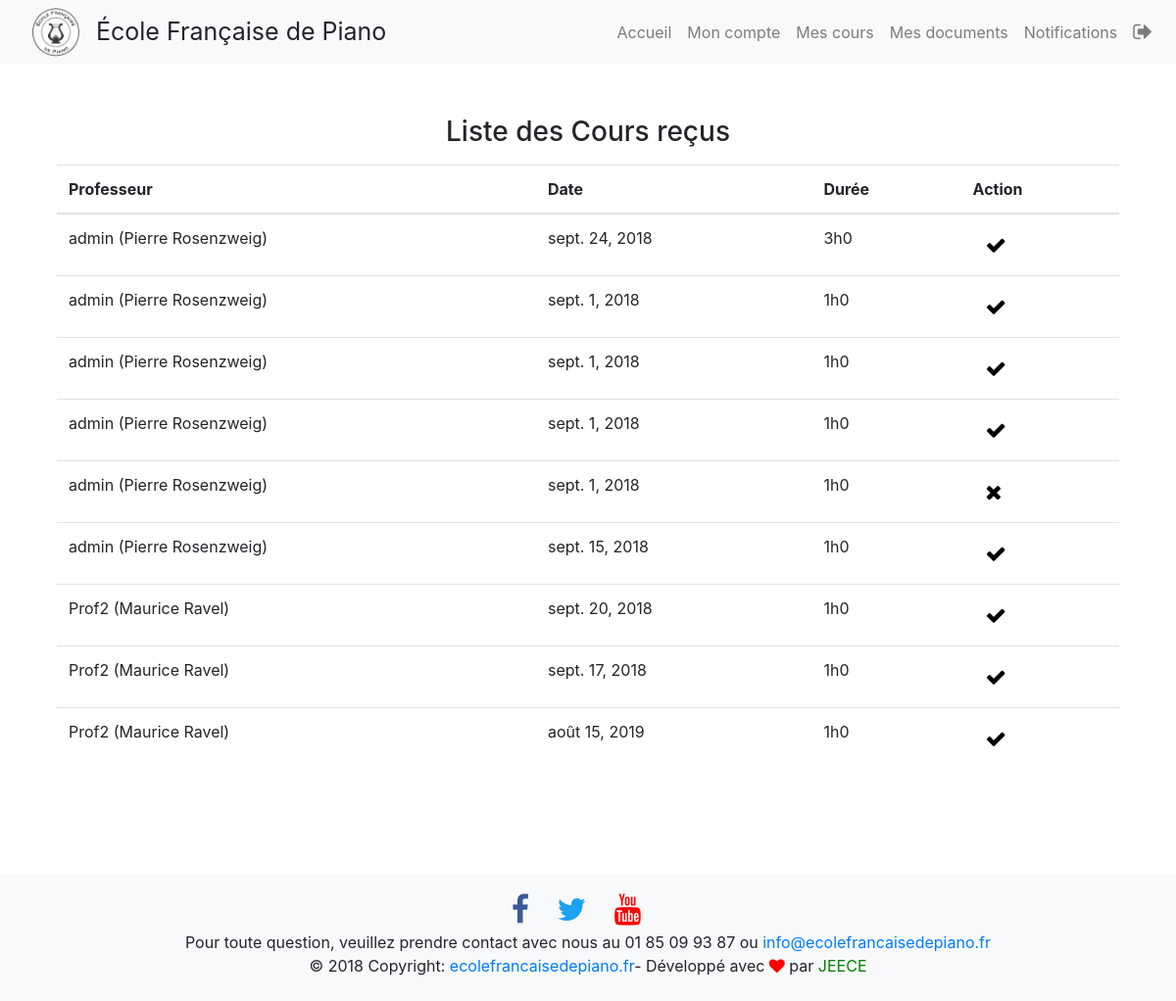
/intranet/cours_eleve (signed in), run on the app's committed database.
### intranet/models.py (models this page shows, shortened)
class Lesson(models.Model):
    relation = models.ForeignKey(Relation, on_delete=models.CASCADE)
    nb_h = models.SmallIntegerField(default=0, verbose_name="Heures")
    nb_m = models.SmallIntegerField(default=0, verbose_name="Minutes")
    date = models.DateField(default=timezone.now)
    mois = models.CharField(max_length=7)
    is_valid_t = models.BooleanField(default=False)
    is_valid_s = models.BooleanField(default=False)
    is_unvalid = models.BooleanField(default=False)
    class Meta:
        verbose_name_plural = "Leçons"

class Relation(models.Model):
    teacher = models.ForeignKey(User, related_name='teacher_in_relation_model', on_delete=models.CASCADE)
    student = models.ForeignKey(User, related_name='student_in_relation_model', on_delete=models.CASCADE)

### intranet/views.py (the view)
# urls.py: path('cours_eleve', views.cours_eleve, name='cours_eleve'),
@login_required
@user_passes_test(lambda u: u.userprofile.is_adherent)
@user_passes_test(lambda u: u.userprofile.is_adherent)
def cours_eleve(request):
    lessons_list = reversed(Lesson.objects.filter(relation__student=request.user, is_valid_t=True))
    return render(request, 'intranet/cours_eleve.html', locals())

### intranet/models.py (called while the page is built)
def get_full_name(self):
    return "%s (%s %s)" % (self.username, self.first_name, self.last_name)

### intranet/templates/intranet/cours_eleve.html (shortened to what this page needs)
{% extends 'intranet/base.html' %}
{% block nav_bar %}
{% include 'intranet/nav_bar.html' %}
{% endblock nav_bar %}
{% load intranet_extras %}
{% block content %}
 <div class="container container_extras">
            <h3 class="text-center mt-2">Liste des Cours reçus</h3>
            {% if lessons_list %}
                <div class="table-responsive p-2 pb-5">
                    <table class="table table-hover">
                        <thead>
                            <tr>
                            <th>Professeur</th>
                            <th>Date</th>
                            <th>Durée</th>
                            <th>Action</th>
                            </tr>
                        </thead>
                        <tbody>
                        {% for l in lessons_list %}
                         <tr>
                            <td>{{ l.relation.teacher }}</td>
                            <td>{{ l.date}}</td>
                            <td>{{ l.nb_h }}h{{l.nb_m}}</td>
                            {% if l.is_valid_s %}
                             <td>
                                 <a class="li-ic btn" style="color: black;cursor: default;">
                                    <i class="fa fa-check fa-lg white-text" style="color: black;cursor: default;"></i>
                                 </a>
                             </td>
                            {% else %}
                             <td>
                                 <a class="li-ic btn" style="color: black;cursor: default;">
                                    <i class="fa fa-times fa-lg white-text" style="color: black;cursor: default;"></i>
                                 </a>
                             </td>
                            {% endif %}
                         </tr>
                        {% endfor %}
                        </tbody>
                    </table>
                </div>
            {% else %}
                <h5>Vous n'avez encore reçu aucun cours</h5>
            {% endif %}
 </div>
{% endblock content %}
{% block footer %}
{% include 'intranet/footer.html' %}
{% endblock footer %}

### intranet/static/intranet/css/app.css (style rules this page uses)
.container_extras { padding: 20px; min-height: 600px; //padding-bottom: 50px; overflow-x: hidden; }

### data on the page
Lesson: relation.teacher "admin (Pierre Rosenzweig)", date "sept. 24, 2018", nb_h "3", nb_m "0", is_valid_s True (drawn)
Lesson: relation.teacher "admin (Pierre Rosenzweig)", date "sept. 1, 2018", nb_h "1", nb_m "0", is_valid_s True (drawn)
Lesson: relation.teacher "admin (Pierre Rosenzweig)", date "sept. 1, 2018", nb_h "1", nb_m "0", is_valid_s True (drawn)
Lesson: relation.teacher "admin (Pierre Rosenzweig)", date "sept. 1, 2018", nb_h "1", nb_m "0", is_valid_s True (drawn)
Lesson: relation.teacher "admin (Pierre Rosenzweig)", date "sept. 1, 2018", nb_h "1", nb_m "0", is_valid_s False (drawn)
Lesson: relation.teacher "admin (Pierre Rosenzweig)", date "sept. 15, 2018", nb_h "1", nb_m "0", is_valid_s True (drawn)
Lesson: relation.teacher "Prof2 (Maurice Ravel)", date "sept. 20, 2018", nb_h "1", nb_m "0", is_valid_s True (drawn)
Lesson: relation.teacher "Prof2 (Maurice Ravel)", date "sept. 17, 2018", nb_h "1", nb_m "0", is_valid_s True (drawn)
Lesson: relation.teacher "Prof2 (Maurice Ravel)", date "août 15, 2019", nb_h "1", nb_m "0", is_valid_s True (drawn)
